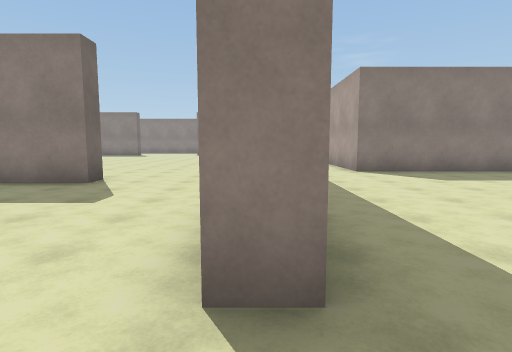
view 1 (above)

24 first-person views from a walk through a Unity game level. The camera is 1.5 m above the floor, tilts 6° down and sees 80° across. The floor is counted in squares, 2 m on a side. Each view is taken from the middle of a square. On the plan, view 1 faces up. The plan holds only what a view shows up to about 10 squares ahead; the rest is blank. The place goes on beyond the plan. The player is left out. Surface patterns are stand-ins for the level's own textures.

view 2
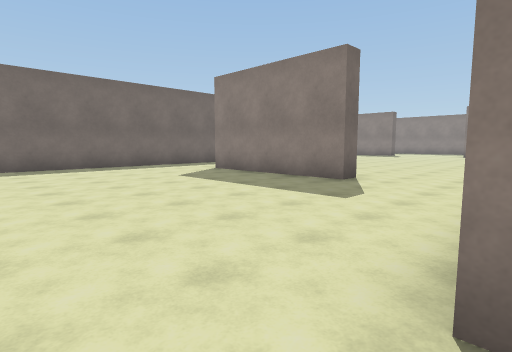

view 3
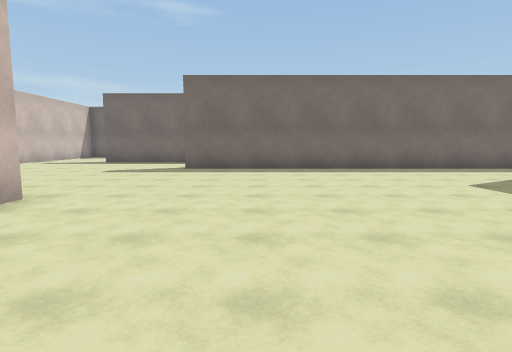

view 4
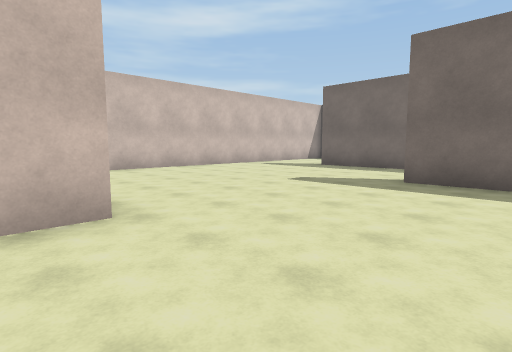

view 5
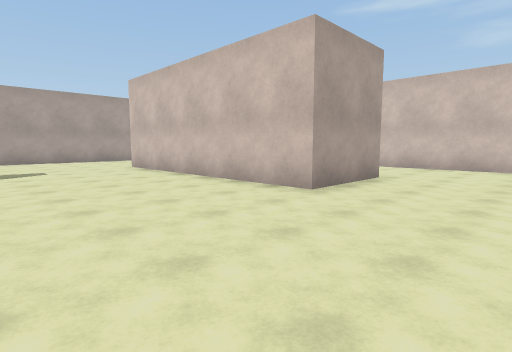

view 6
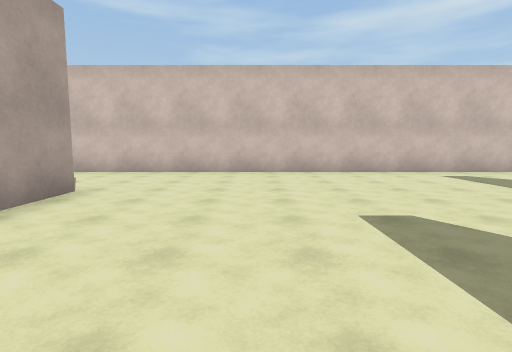

view 7
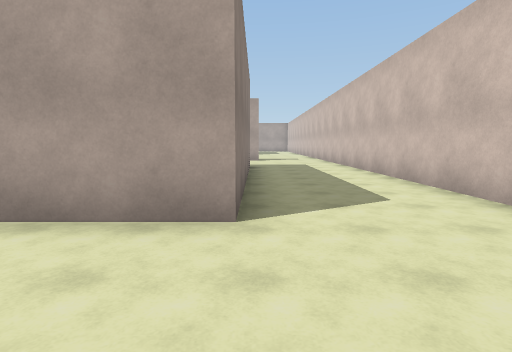

view 8
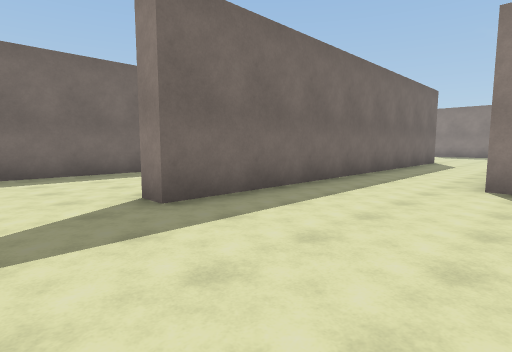

view 9
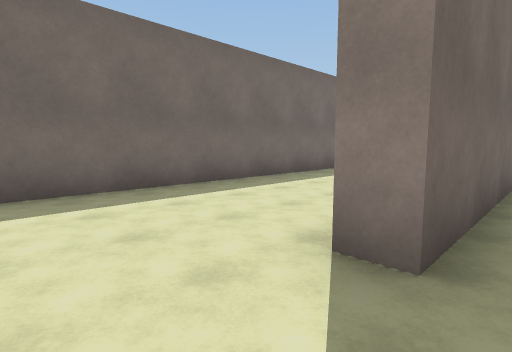

view 10
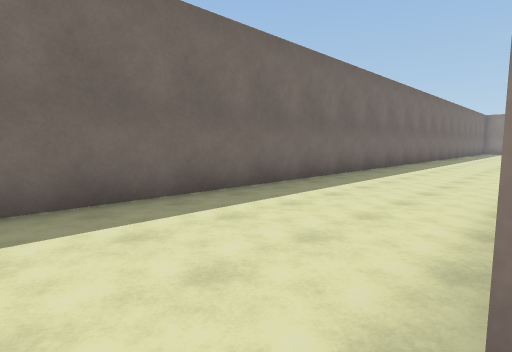

view 11
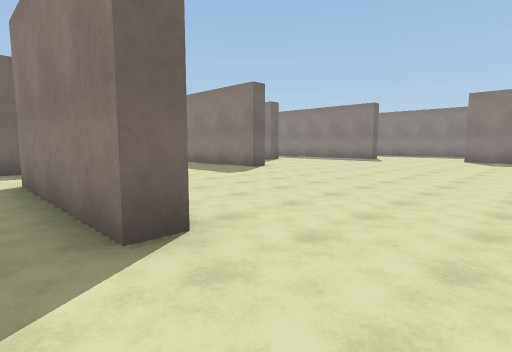

view 12
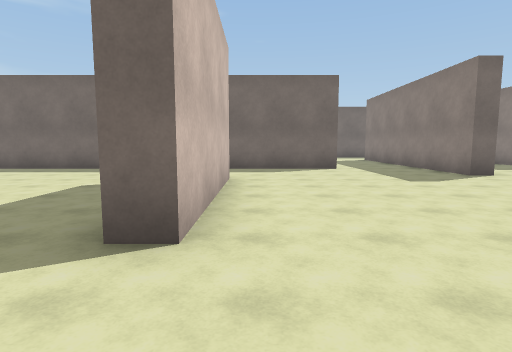

view 13
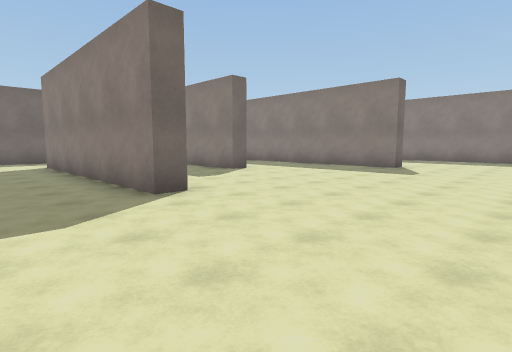

view 14
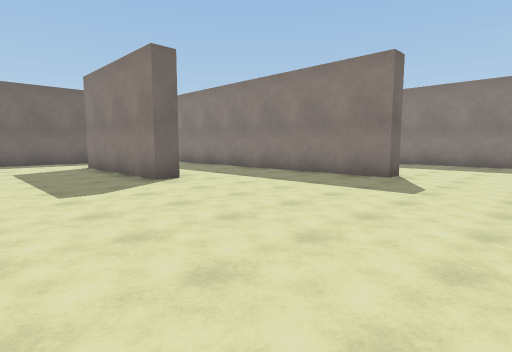

view 15
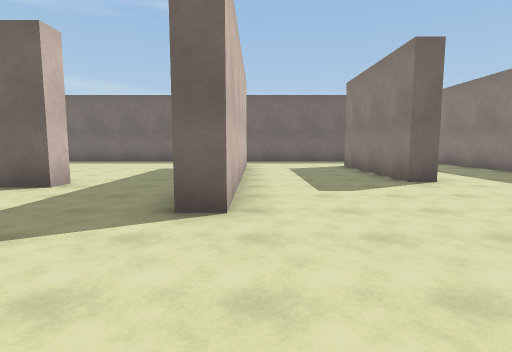

view 16
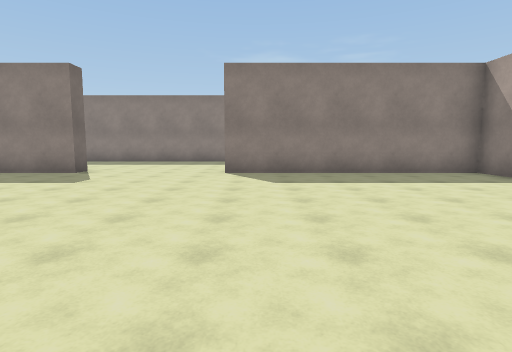

view 17
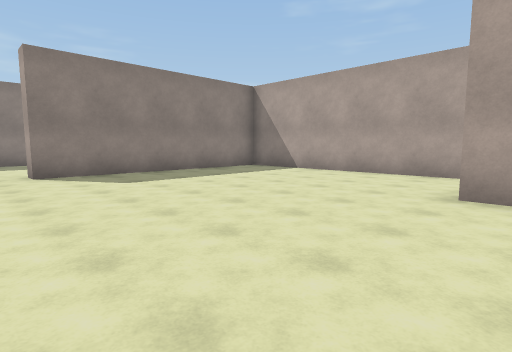

view 18
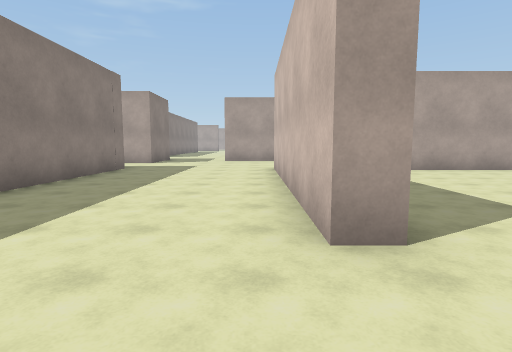

view 19
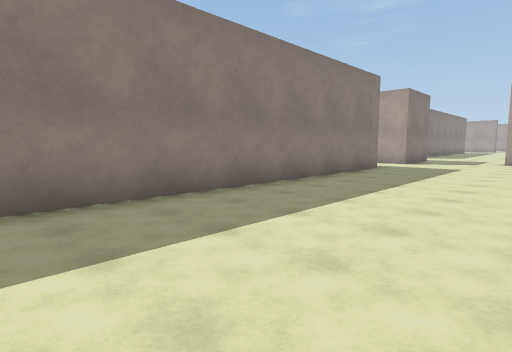

view 20
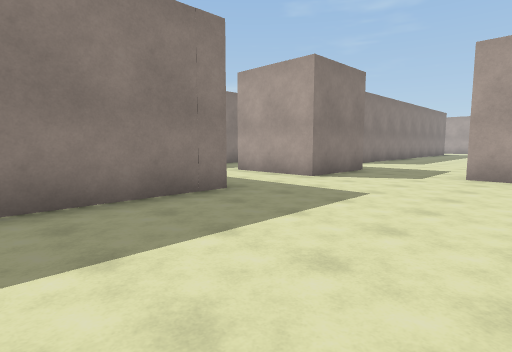

view 21
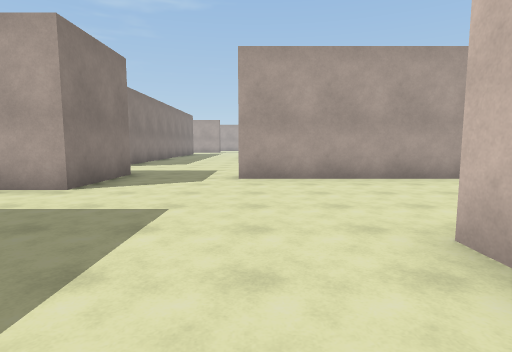

view 22
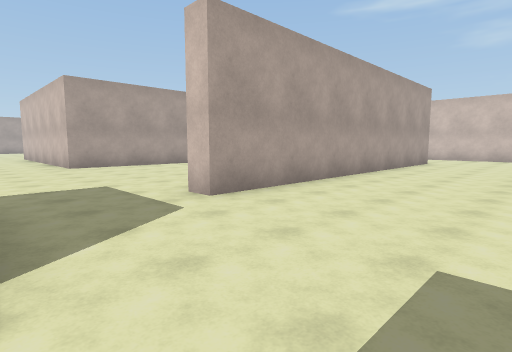

view 23
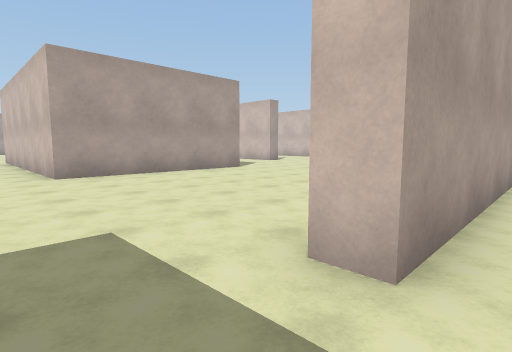

view 24
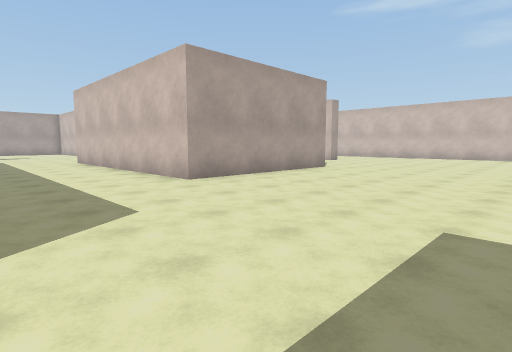

### Floor plan
Points are (right, up) in squares from view 1. A wall is a line through its corners. A room is listed if a view was taken in it or the views show most of it. See-through windows are left out.
Room 1 (views 1, 2, 3, 4, 5, 6, 7, 8, 9, 10, 11, 12)
walls: (0.4, 1.3) (-0.2, 1.3); (0.9, -5.8) (-5.1, -5.8) (-5.1, -3.2) (2, -3.2); (-3.2, 6.4) (-3.2, 5.9) (-7.8, 5.9); (7, 8.3) (2.7, 8.3) (2.7, 10); (-10.2, 6.5) (-10.2, -2.1) (-10.9, -2.1); (-13.5, 2.8) (-13.5, -6.2) (-14.1, -6.2); (-10.9, 9.5) (-10.2, 9.5); (-9.5, 12.1) (-15.4, 12.1); (-14.9, -9.1) (2.1, -9.1); (-18, 3.2) (-18, -7.6)
ways out: opening at (-16.5, 12) to room 2; opening at (-10, 10.5) to room 2; opening at (-8.5, 6) to room 2; opening at (-2, 6.7) to room 2; opening at (1.5, 12.5) to room 2
Room 2 (views 13, 14, 15, 16, 17, 18, 19, 20, 21, 22, 23, 24)
walls: (7.6, 14.4) (7.6, 22.4) (8.2, 22.4); (14.5, 17.2) (14.5, 22.4) (19.8, 22.4); (2.7, 13.5) (2.7, 19.9) (-3.8, 19.9) (-3.8, 20.4) (3.4, 20.4); (8.6, 25) (6, 25) (6, 26.5); (-0.2, 12.4) (-0.2, 13); (3.4, 25) (-7.2, 25); (-7.7, 20.5) (-7.7, 19.9) (-15.1, 19.9); (-7.8, 6.4) (-3.2, 6.4); (-11, 16.6) (-11, 16) (-15.5, 16); (-10.2, 9.5) (-10.2, 6.5); (-14.9, 12.7) (-8.3, 12.7) (-8.3, 12.1) (-9.5, 12.1)
ways out: opening at (-16.5, 12) to room 1; opening at (-10, 10.5) to room 1; opening at (-8.5, 6) to room 1; opening at (-2, 6.7) to room 1; opening at (1.5, 12.5) to room 1

Where each view was taken, in squares from view 1:
view 1: 0 up, 0 right, facing up
view 2: 0 up, 0 right, facing up-left
view 3: 0 up, 1 left, facing left
view 4: 0 up, 4 left, facing down-left
view 5: 1 up, 8 left, facing down-right
view 6: 1 down, 8 left, facing down
view 7: 6 down, 8 left, facing right
view 8: 8 down, 10 left, facing up-left
view 9: 8 down, 13 left, facing up-left
view 10: 7 down, 14 left, facing up-left
view 11: 5 up, 1 left, facing up-left
view 12: 7 up, 1 left, facing left
view 13: 10 up, 4 left, facing up-left
view 14: 13 up, 5 left, facing up-left
view 15: 13 up, 5 left, facing left
view 16: 12 up, 3 left, facing up
view 17: 12 up, 5 left, facing up-right
view 18: 21 up, 6 left, facing right
view 19: 21 up, 6 left, facing up-right
view 20: 21 up, 0 right, facing up-right
view 21: 22 up, 1 right, facing right
view 22: 25 up, 4 right, facing down-right
view 23: 24 up, 7 right, facing down-right
view 24: 26 up, 9 right, facing down-right
